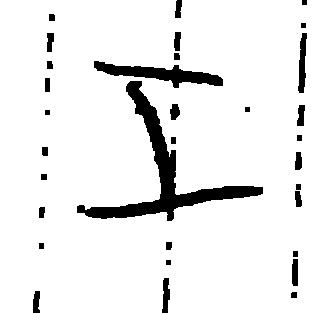
#> input picture datacentric_competition_v2/data/train/i/abc62d74-ce5d-11eb-b317-38f9d35ea60f.png, 330 x 313 px; its folder holds only this picture in this run
$ python train_batch_augmentation_v3.py
#> lines starting #> are read from the running program, lines starting #| are printed output that depends on the picture; after the words box and inside, x2 and y2 are one past the last pixel; in counts of white or black regions, pixels touching at a corner belong together
from glob import glob
import os
import cv2
import numpy as np
import random
import matplotlib.pyplot as plt
import tensorflow as tf
from PIL import Image, ImageOps
from random import shuffle


class BatchAugmentation:
    """ do batch augmentation on data-centric dataset """
    digits_list = ['i', 'ii', 'iii', 'iv', 'v', 'vi', 'vii', 'viii', 'ix', 'x']

    def __init__(self, parent_dir):
        self.parent_dir = parent_dir
        self.src_images, self.src_images_path_dict = self._set_up()

    def _set_up(self):
        train_path = os.path.join(self.parent_dir, 'train')
        src_images = glob(os.path.join(train_path, '*', '*f.png'))
        src_images_path_dict = {}
        for i in self.digits_list:
            src_images_path_dict[i] = glob(os.path.join(train_path, i, '*f.png'))
#> pass 2 of the loop in _set_up, `for i in self.digits_list:`:
        return src_images, src_images_path_dict

    def __call__(self, *args, **kwargs):
        shuffle(self.src_images)
        for kk, vv in self.src_images_path_dict.items():
            print(f'processing {kk}')
            must_run_method = [f"augment_{i}" for i in ['mor', 'rotate']]
            for each_vv in vv:
                for mm in must_run_method:
                    self.__getattribute__(mm)(each_vv)
#> this loop made 1 pass
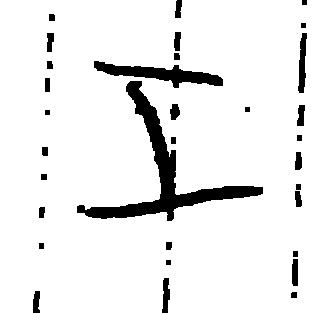
#> input picture datacentric_competition_v2/data/train/i/abc62d74-ce5d-11eb-b317-38f9d35ea60f.png, 330 x 313 px
#> pass 1, in augment_mor, `img_ = cv2.erode(img_, kernel, iterations=1)`:
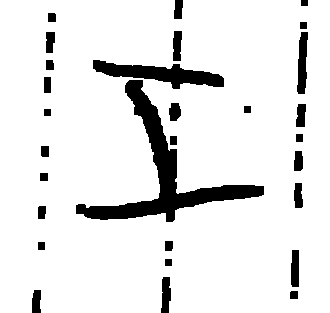
#> img_: shape (313, 330); values 64 (black) and 255 (white), 90% white; 29 black regions, largest, box (x1, y1, x2, y2) and area: (76, 80, 264, 222) 4924, (93, 60, 224, 89) 1772, (297, 32, 308, 94) 497
#> pass 1, in augment_mor, `img_aug = cv2.dilate(img_, kernel, iterations=3)`:
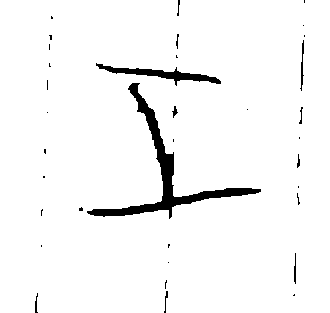
#> img_aug: shape (313, 330); values 64 (black) and 255 (white), 96.3% white; 35 black regions (24 under 20 px), largest, box (x1, y1, x2, y2) and area: (87, 83, 261, 219) 2583, (96, 63, 221, 86) 776, (300, 40, 304, 91) 87

            if kk in ['i', 'ii', 'iii', 'v']:
                must_run_method = [f"augment_{i}" for i in ['fliplr', 'crop']]
                for each_vv in vv:
                    for mm in must_run_method:
                        self.__getattribute__(mm)(each_vv)
#> this loop made 1 pass
#> pass 1, in augment_fliplr, `img_aug = ImageOps.mirror(img_)`:
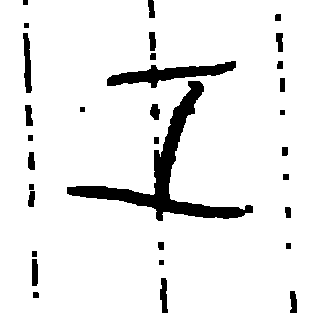
#> img_aug: PIL image 330x313 L; values 64 (black) and 255 (white), 92.4% white; 32 black regions, largest, box (x1, y1, x2, y2) and area: (67, 81, 253, 221) 4123, (107, 61, 236, 88) 1430, (23, 33, 32, 93) 352
#> pass 1, in augment_crop, `img_aug = Image.fromarray(255 - img_[x_min: x_max, y_min: y_max], mode..`:
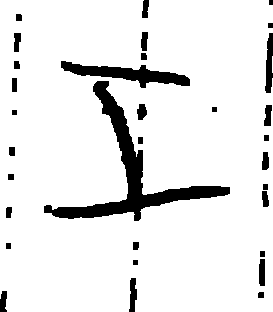
#> img_aug: PIL image 273x312 L; values 64 (black) and 255 (white), 90.8% white; 32 black regions, largest, box (x1, y1, x2, y2) and area: (44, 81, 230, 221) 4123, (61, 61, 190, 88) 1430, (265, 33, 273, 93) 346
            if kk in ['ii', 'iii']:
                for each_vv in vv[:5]:
                    self.augment_rotate(each_vv, scale_low=0.3, scale_high=1.1, rotate_high=45, rotate_low=20)

            if kk in ['iv']:
                # random do the augmentation - iv enrich vi, rotate, invert, crop, morphological, edge, noise, add_dot_lines
                must_run_method = [f"augment_{i}" for i in ['iv_enrich_vi']]
                for each_vv in vv:
                    for mm in must_run_method:
                        self.__getattribute__(mm)(each_vv)

            if kk in ['vi']:
                # random do the augmentation - vi enrich iv, rotate, invert, crop, morphological, edge, noise, add_dot_lines
                must_run_method = [f"augment_{i}" for i in ['vi_enrich_iv']]
                for each_vv in vv:
                    for mm in must_run_method:
                        self.__getattribute__(mm)(each_vv)

            if kk in ['vii', 'viii']:
                for each_vv in vv:
                    self.augment_rotate(each_vv, scale_low=0.5, scale_high=1.1, rotate_low=15, rotate_high=50)
                    self.augment_crop(each_vv)
            if kk in ['ix']:
                for each_vv in vv:
                    self.augment_rotate(each_vv, scale_low=0.5, scale_high=1.1, rotate_low=15, rotate_high=50)
                for each_vv in vv[:int(len(vv) / 4 * 3)]:
                    self.augment_crop(each_vv)

            if kk in ['x']:
                for each_vv in vv[:int(len(vv))]:
                    self.augment_fliph(each_vv)
                for each_vv in vv[int(len(vv)/2):]:
                    self.augment_crop(each_vv)
#> pass 2 of the loop in __call__, `for kk, vv in self.src_images_path_dict.items():`:
#> the loop in __call__, `for each_vv in vv:` made 3 passes
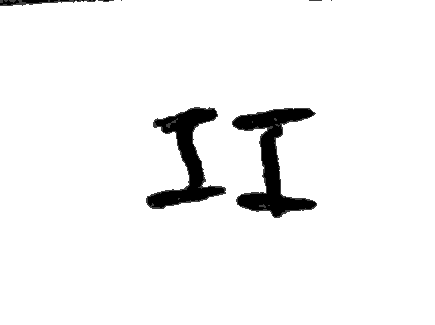
#> input picture datacentric_competition_v2/data/train/ii/ab304dcc-ce5d-11eb-b317-38f9d35ea60f.png, 435 x 325 px
#> the loop in __call__, `for each_vv in vv:` made 3 passes
#> pass 1, in augment_crop (call 2), `mask = (img_ != 0)`:
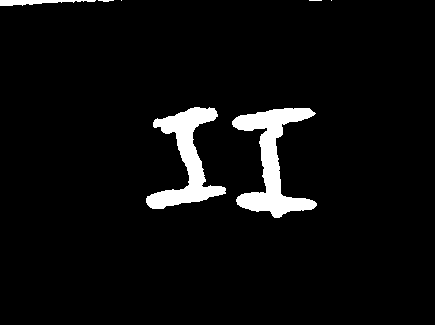
#> mask: shape (325, 435) bool; 4.9% white; 7 white regions (3 under 20 px), largest, box (x1, y1, x2, y2) and area: (232, 108, 317, 218) 3569, (146, 107, 226, 209) 3052, (0, 0, 96, 6) 330, (98, 0, 114, 2) 22
#> in augment_rotate, img_ is the input picture: shape (325, 435); min 0, max 255, mean 243.1
#> in augment_rotate (call 5), `img_aug = 255 - rotate_image(img_, rotate_degree if rotate_flag == 0 e..`:
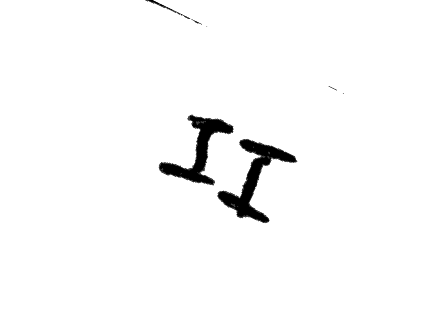
#> img_aug: shape (325, 435); min 0, max 255, mean 248.9

            # [67 lines of commented-out code are left out]


    # [61 lines left out: functions augment_add_dot_lines, augment_noise, not called in this run]

    @staticmethod
    def augment_crop(src_img):
        print(f'processing -> {src_img}')
        aug_method = 'crop'
        img_ = Image.open(src_img)
        img_ = 255 - np.array(img_)
        mask = (img_ != 0)
        x_min, y_min = np.argwhere(mask).min(axis=0)
        x_max, y_max = np.argwhere(mask).max(axis=0)
        img_aug = Image.fromarray(255 - img_[x_min: x_max, y_min: y_max], mode="L")
        img_name = os.path.basename(src_img)
        tar_img_name = img_name.split('.')[0] + f"_{aug_method}.png"
        tar_img_path = os.path.join(os.path.dirname(src_img), tar_img_name)
        if not os.path.exists(tar_img_path):
            img_aug.save(tar_img_path)

    @staticmethod
    def augment_fliplr(src_img):
        print(f'processing -> {src_img}')
        aug_method = 'mirror'
        img_ = Image.open(src_img)
        img_aug = ImageOps.mirror(img_)
        img_name = os.path.basename(src_img)
        tar_img_name = img_name.split('.')[0] + f"_{aug_method}.png"
        tar_img_path = os.path.join(os.path.dirname(src_img), tar_img_name)
        if not os.path.exists(tar_img_path):
            img_aug.save(tar_img_path)

    # [11 lines left out: function augment_fliph, not called in this run]

    @staticmethod
    def augment_rotate(src_img, scale_low=0.4, scale_high=1.2, rotate_low=5, rotate_high=45):
        print(f'processing -> {src_img}')
        aug_method = "rotation"
        img_ = cv2.imread(src_img, cv2.IMREAD_GRAYSCALE)
        img_ = 255 - img_
        rotate_degree = np.random.randint(rotate_low, rotate_high)
        rotate_flag = np.random.randint(2)

        def rotate_image(image, angle):
            scale = np.random.rand() * (scale_high - scale_low) + scale_low
            image_center = tuple(np.array(image.shape[1::-1]) / 2)
            rot_mat = cv2.getRotationMatrix2D(image_center, angle, scale)
            result = cv2.warpAffine(image, rot_mat, image.shape[1::-1], flags=cv2.INTER_LINEAR)
            return result

        img_aug = 255 - rotate_image(img_, rotate_degree if rotate_flag == 0 else 360 - rotate_degree)
        img_name = os.path.basename(src_img)
        tar_img_name = img_name.split('.')[0] + f"_{aug_method}.png"
        tar_img_path = os.path.join(os.path.dirname(src_img), tar_img_name)
        if not os.path.exists(tar_img_path):
            cv2.imwrite(tar_img_path, img_aug)
        else:
            cv2.imwrite(tar_img_path.replace(aug_method, aug_method + "_v2"), img_aug)


    # [14 lines left out: function augment_invert, not called in this run]

    @staticmethod
    def augment_mor(src_img):
        print(f'processing -> {src_img}')
        aug_method = "morphological"
        img_ = cv2.imread(src_img, cv2.IMREAD_GRAYSCALE)

        # run the augmentation
        kernel = np.ones((3, 3), np.uint8)
        img_ = cv2.erode(img_, kernel, iterations=1)
        img_aug = cv2.dilate(img_, kernel, iterations=3)

        img_name = os.path.basename(src_img)
        tar_img_name = img_name.split('.')[0] + f"_{aug_method}.png"
        tar_img_path = os.path.join(os.path.dirname(src_img), tar_img_name)
        if not os.path.exists(tar_img_path):
            cv2.imwrite(tar_img_path, img_aug)

    # [62 lines left out: functions augment_iv_enrich_vi, augment_vi_enrich_iv, augment_x, convert, augment_edge, not called in this run]


if __name__ == "__main__":
    batch_aug = BatchAugmentation(parent_dir="D:/datacentric_competition_v3/submission_2708_v2")
    batch_aug()
